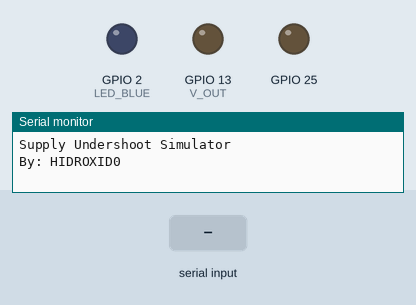
The program below on a simulated ESP32. Shown: output pins drawn as LEDs (lit = HIGH), the last lines printed to the serial monitor. Dashed ring = blinking. The test bench sets the inputs (shaded band).

Above: at 0.1 s.
At 1.87 s:
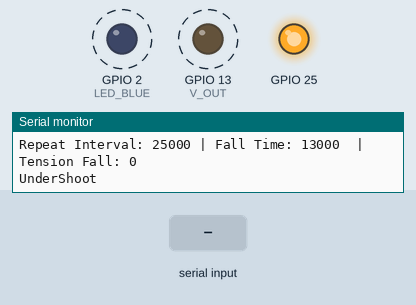
2.3 s: "90,45,200\n" received over Serial
At 4.4 s:
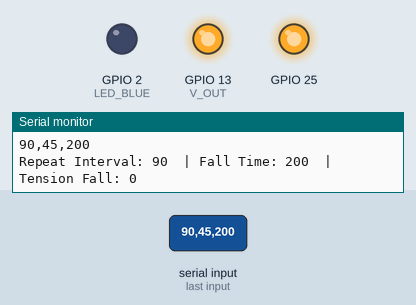
5.5 s: "90,45\n" received over Serial
8.5 s: "1\n" received over Serial
Timing chart, 0 to 11.5 s (numbered marks = the images above; inputs shaded):
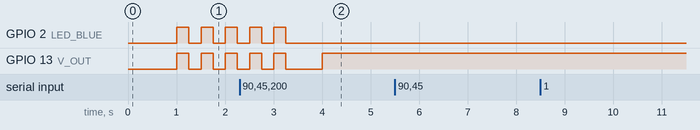

Measured:
- by itself, GPIO 2 (LED_BLUE): alternates HIGH for 0.25 s and LOW for 0.25 s, 4 changes in all, then stays LOW

The program:

main.cpp
```cpp
#include <Arduino.h>
#include <String.h>
#include <stdlib.h>
#include "freertos/FreeRTOS.h"
#include "freertos/task.h"
#include "freertos/queue.h"
#include "driver/gpio.h"
#include "driver/ledc.h"


#define SERIAL_BAUDRATE 115200
#define TIME_SEARCH_BLE 1
#define LED_BLUE GPIO_NUM_2
#define V_OUT GPIO_NUM_13

void Task_Undershoot(void *rams);
void Task_ReadSerial(void *params);

ledc_channel_config_t channel_config;
ledc_timer_config_t timer_config ;

String command;

int interval = 25000;
int tempo = 13000;
int fall = 0;


void setup()
{


  Serial.begin(SERIAL_BAUDRATE);
  Serial.println("");
  Serial.println("Supply Undershoot Simulator");
  Serial.println("By: HIDROXID0");

  vTaskDelay( 1000 / portTICK_PERIOD_MS);
  Serial.printf("Undershoot command: ");
  Serial.println("Interval@Time@Fall");

  Serial.printf("Repeat Interval: %d | Fall Time: %d  | Tension Fall: %d  \n", interval,tempo,fall);
  // -- Configuração dos pinos --
  gpio_pad_select_gpio(V_OUT);
  gpio_pad_select_gpio(LED_BLUE);

  // -- Direção dos pinos --
  gpio_set_direction(V_OUT, GPIO_MODE_OUTPUT);
  gpio_set_direction(LED_BLUE, GPIO_MODE_OUTPUT);
  // -- Internals Resistors Pull-Up --
  gpio_pullup_dis(V_OUT);
  // -- Internals Resistors Pull-Down ---
  gpio_pulldown_dis(V_OUT);


// -- Config Timer para PWM --
  timer_config.speed_mode = LEDC_LOW_SPEED_MODE;
  timer_config.duty_resolution = LEDC_TIMER_8_BIT;
  timer_config.timer_num = LEDC_TIMER_0;
  timer_config.freq_hz = 500;
  ledc_timer_config(&timer_config);

// -- Config channel do PWM --
  channel_config.gpio_num = GPIO_NUM_25;
  channel_config.speed_mode = LEDC_LOW_SPEED_MODE;
  channel_config.channel = LEDC_CHANNEL_0;
  channel_config .timer_sel = LEDC_TIMER_0;
  channel_config.duty = 256; // 256 pwm inicia com duty cycle 100% | 0 pwm inicia com duty cycle 0%
  channel_config.hpoint = 0;
  ledc_channel_config(&channel_config);
  //xTaskCreate(&Task_, "Descrição/nome da Task", Tamanho da Stack Memory 1024 = 4K de memória,Parametro da Função, Prioridade de 0 até uxPriority ,Task Random );
  //xTaskCreatePinnedToCore(&Task_, "Descrição/nome da Task", Tamanho da Stack Memory 1024 = 4K de memória,Parametro da Função, Prioridade de 0 até uxPriority ,Task Random, Núcleo de processamento);

  xTaskCreatePinnedToCore(&Task_Undershoot, "Simulate Undershoot Supply", 2048, NULL, 0, NULL,1);
  xTaskCreatePinnedToCore(&Task_ReadSerial,"Read Terminal Serial", 2048, NULL,1 , NULL, 1);

  ledc_fade_func_install(1);

}


void loop()
{


   gpio_set_level(LED_BLUE, 0);
   gpio_set_level(V_OUT,1);
   //Serial.println("loop teste");
   vTaskDelay( 1000 / portTICK_PERIOD_MS); // Função de Delay do FreeRTOS, em tempo real. 1000ms = 1s


}

void Task_Undershoot(void * params)
{
  while(true)
  {

    Serial.println("UnderShoot");
    bool state = 0;

    for (int i = 0; i < 10 ; i ++)
    {
      state = !state;
      gpio_set_level(LED_BLUE, state);
      gpio_set_level(V_OUT,state);

      vTaskDelay(250 / portTICK_PERIOD_MS);
    }
    vTaskDelay( 300000 / portTICK_PERIOD_MS); // Função de Delay do FreeRTOS, em tempo real 1000ms = 1s

  }
}


void Task_ReadSerial (void *params)
{
  int aux = 0;
  while(1)
  {
    if (Serial.available() > 0)
    {
      command = Serial.readString();
      Serial.println(command);
      aux = 1;
    }

    //Interval@Time@Fall
    //10000@3000@255
    String str1 = command.substring(0,5);
    String str2 = command.substring(6,10);
    String str3 = command.substring(11,14);

    if (aux == 1)
    {
        interval = str1.toInt();
        tempo = str2.toInt();
        fall = str3.toInt();
        Serial.printf("Repeat Interval: %d  | ",interval);
        Serial.printf("Fall Time: %d  | ",tempo);
        Serial.printf("Tension Fall: %d \n",fall);
        aux = 0;
    }

   vTaskDelay(1000 / portTICK_PERIOD_MS);
   }

}


/*

 gpio_get_level() [leitura de pinos definidos como input]


  for (int i = 0; i < 255 ; i ++)
  {
    ledc_set_duty(LEDC_LOW_SPEED_MODE,LEDC_CHANNEL_0,i);
    ledc_update_duty(LEDC_LOW_SPEED_MODE, LEDC_CHANNEL_0);
    vTaskDelay(10 / portTICK_PERIOD_MS);
  }

  for (int i = 255; i > 0 ; i --)
  {
    ledc_set_duty(LEDC_LOW_SPEED_MODE,LEDC_CHANNEL_0,i);
    ledc_update_duty(LEDC_LOW_SPEED_MODE, LEDC_CHANNEL_0);
    vTaskDelay(10 / portTICK_PERIOD_MS);
  }

  OR

  ledc_set_fade_time_and_start(LEDC_LOW_SPEED_MODE,LEDC_CHANNEL_0,0,1000, LEDC_FADE_WAIT_DONE);
  ledc_set_fade_time_and_start(LEDC_LOW_SPEED_MODE,LEDC_CHANNEL_0,255,1000, LEDC_FADE_WAIT_DONE);
*/
```
